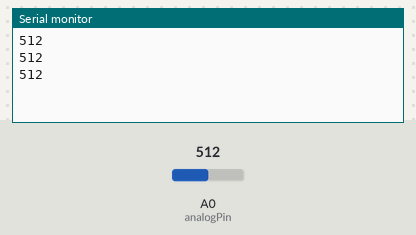
Bench run of a sketch on a simulated Arduino Uno, built with avr-gcc and run on an emulated ATmega328P. Shown: the last lines printed to the serial monitor. Inputs (shaded band) come from the test bench; at power-on: A0 (analogPin) = 512.

Above: at 1.3 s.
1.4 s: A0 (analogPin) set to 716
At 1.9 s:
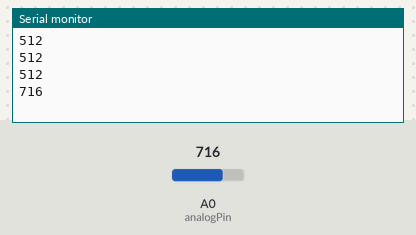
2.9 s: A0 (analogPin) set to 900
At 3.4 s:
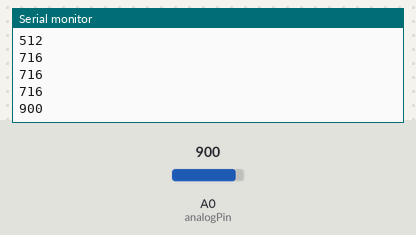
Timing chart, 0 to 5.9 s (numbered marks = the images above; inputs shaded):
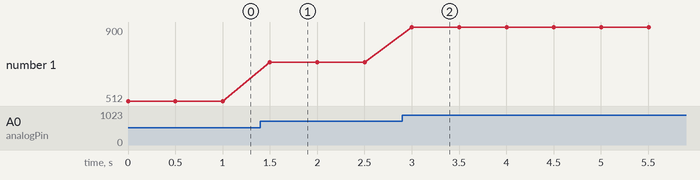

The sketch:

leerLDR.ino
```cpp
int analogPin=A0; //Pin analogico 0 de arduino
void setup()
{
    Serial.begin(9600);
}
void loop()
{
 int valorLuz= analogRead(analogPin);
 Serial.println(valorLuz);
 delay(500);
}
```

Measured:
- after the input at 1.4 s, the serial monitor: prints a new line after 0.10 s (image 1)
- after the input at 2.9 s, the serial monitor: prints a new line after 0.10 s (image 2)
- plotted number 1: 512 → 716 after the input at 1.4 s, 716 → 900 after the input at 2.9 s
